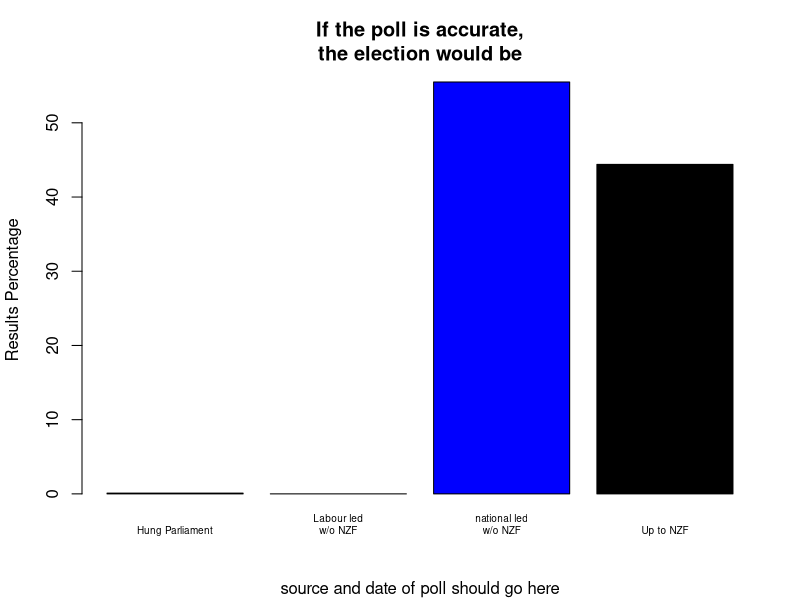

Here is the R script that generated this plot:
#oneVoteTwoVoteRedVoteBlueVote.R
#a very, very rough MMP election simulator
#prior to being added to Github with and MIT licence, this had contributions from 
# David Hood
# Jonathan Marshall

#will need rdirichlet so making sure the gtools library is in place
if (!(require(gtools))) {
    install.packages("gtools")
    require(gtools)
}

# useful things to do:
# 1. Simulate electorates given some assumptions
 
party <- c("Nat", "Lab", "Green", "NZF", "Cons", "Maori", "ACT", "United", "Mana", "Other")
side <- c("n", "l", "l", "w", "n", "n", "n", "n", "l", "o")
 
# likely electorates
electorates <- c(42, 22, 0, 0, 0, 3, 1, 1, 1, 0);

# a poll result - should use the same number of parties as above
colmar_brunton_party_vote <- c(.47, .31, .11, .07, .023, 0.007, 0.003, 0.001, 0.000, 0.004)
colmar_brunton_num_polled <- 767
poll_source_description <- "source and date of poll should go here"

#
# election_from_poll(poll, num_polled)
#
# simulates an election given a single poll.
#
# poll        the proportions for each party.
# num_polled  the number of respondents on the polls (excluding "don't know")
# turnout     the total number of votes to simulate in the election, defaults to 2000000.
#
election_from_poll <- function(poll, num_polled, turnout = 2000000) {

  # if P is the true proportions, then the poll is multinomial(num_polled, P)
  # if we assume a Dirichlet(alpha) prior, the posterior is also dirichlet
  # due to conjugacy, with paramater alpha + votes_in_poll.

  votes_in_poll <- round(poll * num_polled) # the best we can do as we don't know the weighting
  prior <- rep(1, length(votes_in_poll))    # equivalent to adding a vote for each party

  prop <- rdirichlet(1, votes_in_poll + prior)
  return(round(turnout * prop))
}

#
# allocate_seats(votes, electorates)
#
# Allocates seats in an MMP parliament using the Sainte Laguë
# system as employed in New Zealand.
#
# votes        the number of votes in the election per-party.
# electorates  the number of electorates won per-party.
#
allocate_seats <- function(votes, electorates) {
  total_seats <- 120

  # exclude parties that don't make the threshold
  exclude <- votes / sum(votes) < 0.05 & !electorates
  votes[exclude] <- 0;

  # figure out total number of votes via Sainte Laguë
  divisors <- seq(1, by=2, length.out=total_seats)

  r <- rep(1:length(votes), length(divisors))
  d <- expand.grid(votes, divisors)
  o <- order(-round(d[,1] / d[,2]))

  seats <- rep(0, length(votes))
  t <- tabulate(r[o[1:total_seats]])
  seats[1:length(t)] <- t
  return(pmax(seats, electorates))
}

#
# decide_winner(seats)
#
# Decides the winner of an election, given the seat allocation.
#
# seats  the allocation of seats in parliament
#
decide_winner <- function(seats) {
  # now decide party allegiance, assuming NZF is king-maker
  nseats <- sum(seats[side == "n"])
  lseats <- sum(seats[side == "l"])
  wseats <- sum(seats[side == "w"])
 
  if (nseats > (lseats + wseats))  {
    victory <- "national_led"
  } else if (lseats > (nseats + wseats))  {
    victory <- "labour_led"
  }  else if ((lseats == nseats) & (wseats == 0)){
    victory <- "hung"
  } else { victory <- "nzf_decides"}
  return(victory)
}

many_elections <- 1000
outcomes <- rep("", many_elections)
for (i in 1:many_elections)
{
  votes <- election_from_poll(colmar_brunton_party_vote, colmar_brunton_num_polled)
  seats <- allocate_seats(votes, electorates)
  outcomes[i] <- decide_winner(seats)
}
print("Results for many elections")
print(prop.table(table(outcomes)))

#This is a fairly round about way of getting outcomes to produce a standard graph

showAGraph <- function(chances, details) {
  merge_id <- c("hung", "labour_led", "national_led", "nzf_decides")
  axis_text <- c("Hung Parliament", "Labour led\nw/o NZF", "national led\nw/o NZF", "Up to NZF")
  colourscheme <- c("#FF00FFFF","#FF0000FF","#0000FFFF","#000000FF")
  all_outcomes <- data.frame(merge_id,axis_text, colourscheme)
  poll_outcomes <- data.frame(chances)
  graphdata <- merge(all_outcomes, poll_outcomes, by.x="merge_id", by.y="outcomes", all.x=TRUE)
  print(str(graphdata))
  graphdata$Freq <- graphdata$Freq * 100
  graphdata$Freq[is.na(graphdata$Freq)] <- 0
  barplot(graphdata$Freq, names.arg=graphdata$axis_text, main="If the poll is accurate,\nthe election would be", cex.names=0.6, col= as.character(graphdata$colourscheme), ylab="Results Percentage", sub=details)
}

makePAsizedGraph <- function(chances, details) {
  png(filename = paste("election_estimate_", Sys.time(),".png",sep=""), width = 420, height = 315)
  showAGraph(chances, details)
  dev.off()
}

showAGraph(prop.table(table(outcomes)),poll_source_description)
#makePAsizedGraph(prop.table(table(outcomes)),poll_source_description)
#uncomment the above line to have it save convenient PA sized graphs in the current working directory.
